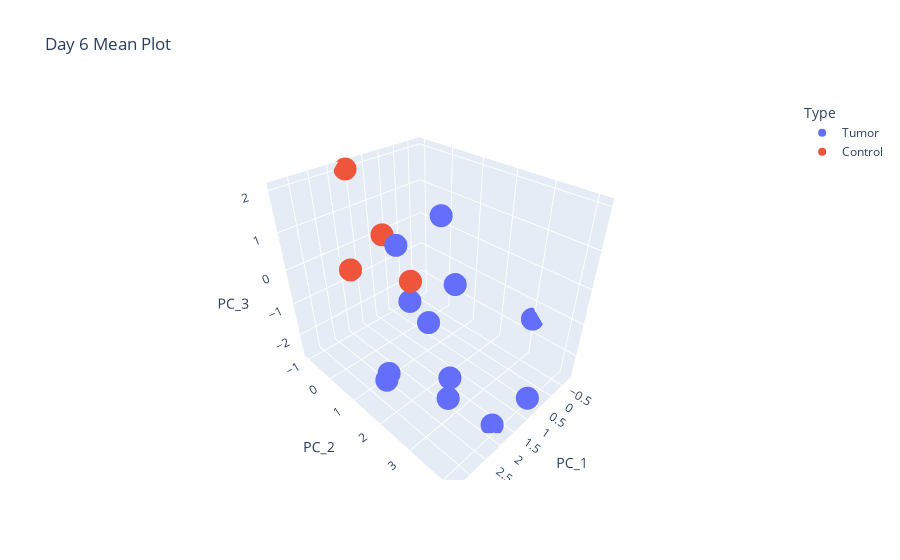

Write notebook code for a chart like this one.
### Code cell
fig = px.scatter_3d(day6_df, x='PC_1', y='PC_2', z='PC_3', title='Day 6 Mean Plot',color='Type')
fig.write_html("downloads/day6_mean.html")
fig

### Figure 1 — Plotly figure (JSON) as saved in the notebook; plotly's stock layout.template omitted (floating-point values rounded to 4 significant figures)
{"data": [{"hovertemplate": "Type=Tumor<br>PC_1=%{x}<br>PC_2=%{y}<br>PC_3=%{z}<extra></extra>", "legendgroup": "Tumor", "marker": {"color": "#636efa", "symbol": "circle"}, "mode": "markers", "name": "Tumor", "scene": "scene", "showlegend": true, "type": "scatter3d", "x": [2.48, 0.5617, 2.028, -0.7784, 2.022, 0.8709, 1.792, 3.107, 0.486, 3.373, 1.981, 0.225], "y": [3.154, -0.1666, 2.779, 3.018, 2.095, 4.148, 3.891, 1.858, 1.468, 2.311, 1.068, 0.7092], "z": [-1.752, -1.9, -1.737, -1.493, -0.5208, -2.238, -2.597, -1.688, -0.5599, -0.9581, 0.991, 0.9578]}, {"hovertemplate": "Type=Control<br>PC_1=%{x}<br>PC_2=%{y}<br>PC_3=%{z}<extra></extra>", "legendgroup": "Control", "marker": {"color": "#EF553B", "symbol": "circle"}, "mode": "markers", "name": "Control", "scene": "scene", "showlegend": true, "type": "scatter3d", "x": [1.633, 2.01, 1.939, 2.405], "y": [-1.044, 0.6531, 1.45, -0.1431], "z": [2.029, 1.098, 0.2253, 0.008829]}], "layout": {"legend": {"title": {"text": "Type"}, "tracegroupgap": 0}, "scene": {"domain": {"x": [0, 1], "y": [0, 1]}, "xaxis": {"title": {"text": "PC_1"}}, "yaxis": {"title": {"text": "PC_2"}}, "zaxis": {"title": {"text": "PC_3"}}}, "title": {"text": "Day 6 Mean Plot"}}}
